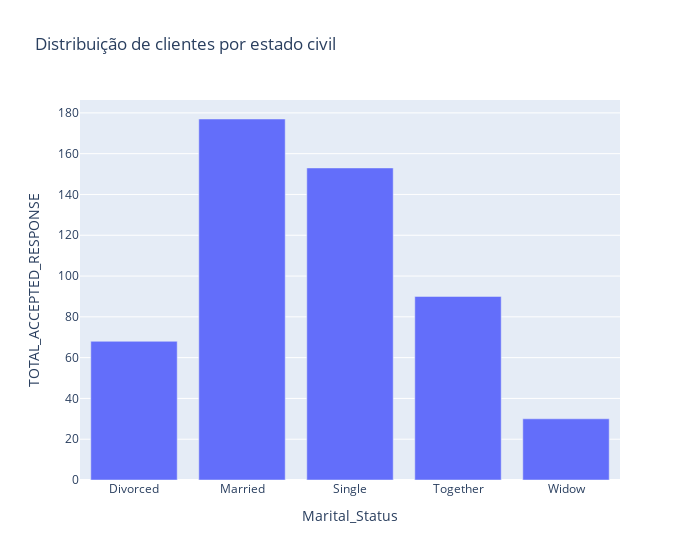

This figure's notebook cell:
### Code cell
marital = aceepted_cons.groupby('Marital_Status').sum()['TOTAL_ACCEPTED_RESPONSE'].reset_index(drop=False)
# marital
fig = px.bar(marital, x='Marital_Status', y='TOTAL_ACCEPTED_RESPONSE' , barmode="group", title='Distribuição de clientes por estado civil', width=700)
fig.show()

### Figure 1 — Plotly figure (JSON) as saved in the notebook; plotly's stock layout.template omitted (floating-point values rounded to 4 significant figures)
{"data": [{"alignmentgroup": "True", "hovertemplate": "Marital_Status=%{x}<br>TOTAL_ACCEPTED_RESPONSE=%{y}<extra></extra>", "legendgroup": "", "marker": {"color": "#636efa", "pattern": {"shape": ""}}, "name": "", "offsetgroup": "", "orientation": "v", "showlegend": false, "textposition": "auto", "type": "bar", "x": ["Divorced", "Married", "Single", "Together", "Widow"], "xaxis": "x", "y": [68, 177, 153, 90, 30], "yaxis": "y"}], "layout": {"barmode": "group", "legend": {"tracegroupgap": 0}, "title": {"text": "Distribuição de clientes por estado civil"}, "width": 700, "xaxis": {"anchor": "y", "domain": [0, 1], "title": {"text": "Marital_Status"}}, "yaxis": {"anchor": "x", "domain": [0, 1], "title": {"text": "TOTAL_ACCEPTED_RESPONSE"}}}}
